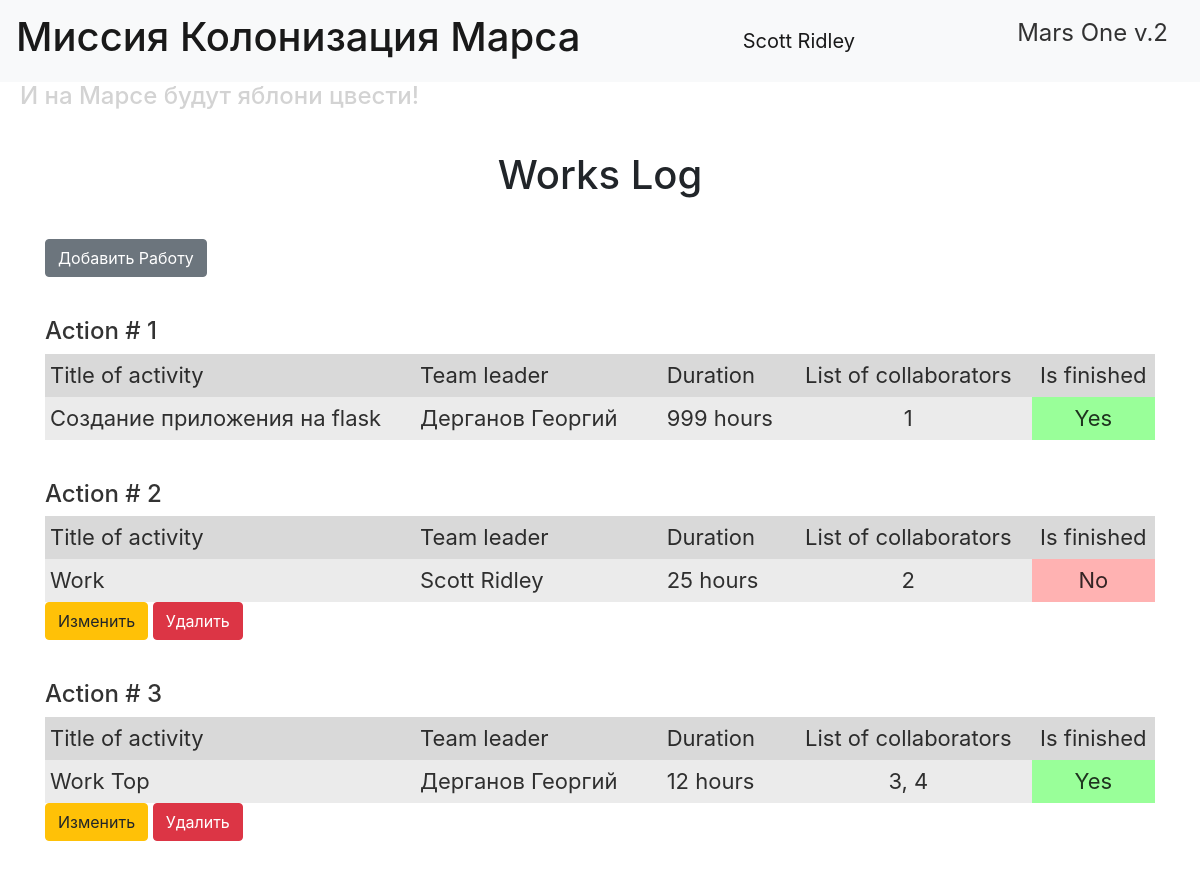
/ (signed in), run on the app's committed database.
### data/users.py (models this page shows, shortened)
class User(SqlAlchemyBase, UserMixin):
    __tablename__ = 'users'
    id = sqlalchemy.Column(sqlalchemy.Integer, primary_key=True, autoincrement=True)
    surname = sqlalchemy.Column(sqlalchemy.String, nullable=True)
    name = sqlalchemy.Column(sqlalchemy.String, nullable=True)
    age = sqlalchemy.Column(sqlalchemy.Integer, nullable=True)
    position = sqlalchemy.Column(sqlalchemy.String, nullable=True)
    speciality = sqlalchemy.Column(sqlalchemy.String, nullable=True)
    address = sqlalchemy.Column(sqlalchemy.String, nullable=True)
    email = sqlalchemy.Column(sqlalchemy.String, unique=True, nullable=True)
    hashed_password = sqlalchemy.Column(sqlalchemy.String, nullable=True)
    modified_date = sqlalchemy.Column(sqlalchemy.DateTime, default=datetime.datetime.now)
    jobs = orm.relation("Jobs", back_populates='user')

### data/jobs.py (models this page shows)
class Jobs(SqlAlchemyBase):
    __tablename__ = 'jobs'
    id = sqlalchemy.Column(sqlalchemy.Integer, primary_key=True, autoincrement=True)
    team_leader = sqlalchemy.Column(sqlalchemy.Integer, nullable=True)
    job = sqlalchemy.Column(sqlalchemy.String, nullable=True)
    work_size = sqlalchemy.Column(sqlalchemy.Integer, nullable=True)
    collaborators = sqlalchemy.Column(sqlalchemy.String, nullable=True)
    start_date = sqlalchemy.Column(sqlalchemy.DateTime, nullable=True)
    end_date = sqlalchemy.Column(sqlalchemy.DateTime, nullable=True)
    is_finished = sqlalchemy.Column(sqlalchemy.Boolean, nullable=True)
    user_id = sqlalchemy.Column(sqlalchemy.Integer, sqlalchemy.ForeignKey("users.id"))
    user = orm.relation('User')

### main.py (the view)
@app.route('/')
def main():
    session = db_session.create_session()
    users = session.query(User).all()
    jobs = session.query(Jobs).all()
    return render_template('index.html', title='Главная', users=users, jobs=jobs)

### data/db_session.py (called while the page is built)
def create_session() -> Session:
    global __factory
    return __factory()

### main.py (called while the page is built)
@login_manager.user_loader
def load_user(user_id):
    session = db_session.create_session()
    return session.query(User).get(user_id)

### templates/index.html
{% extends "base.html" %}
{% block content %}
    <h1 class="title">Works Log</h1>
    {% if current_user.is_authenticated %}
        <a href="add_job" class="btn btn-secondary">Добавить Работу</a>
    {% endif %}
    {% for job in jobs %}
        <div class="action_item">
            <h2 class="action">Action # {{ loop.index }}</h2>
            <table>
                <tr class="row1">
                    <td>Title of activity</td>
                    <td>Team leader</td>
                    <td>Duration</td>
                    <td style="text-align: center">List of collaborators</td>
                    <td style="text-align: center">Is finished</td>
                </tr>
                <tr class="row2">
                    <td class="job">{{ job.job }}</td>
                    {% for user in users %}
                        {% if user.id == job.team_leader %}
                            <td class="leader">{{ user.surname }} {{ user.name }}</td>
                        {% endif %}
                    {% endfor %}
                    <td class="work-size">{{ job.work_size }} hours</td>
                    <td class="collaborators">{{ job.collaborators }}</td>
                    {% if job.is_finished == True %}
                        <td class="is_finished" style="background:rgba(0,255,0,0.4)">Yes</td>
                    {% else %}
                        <td class="is_finished" style="background:rgba(255,0,0,0.3)">No</td>
                    {% endif %}
                </tr>
            </table>
            {% if current_user.is_authenticated and (current_user == job.user or current_user.id == job.team_leader) %}
                <div>
                    <a href="/job_change/{{ job.id }}" class="btn btn-warning">Изменить</a>
                    <a href="/job_delete/{{ job.id }}" class="btn btn-danger">Удалить</a>
                </div>
            {% endif %}
        </div>
    {% endfor %}
{% endblock %}

### templates/base.html (shortened to what this page needs)
<!doctype html>
<html lang="en">
    <head>
        <link rel="stylesheet"
              href="https://stackpath.bootstrapcdn.com/bootstrap/4.4.1/css/bootstrap.min.css"
>
        <link rel="stylesheet" type="text/css" href="{{ url_for('static', filename='css/style.css') }}">
    </head>
    <body>
        <header>
            <nav class="navbar navbar-light bg-light">
                <a class="navbar-brand" href="/"><h1>Миссия Колонизация Марса</h1></a>
                {% if current_user.is_authenticated %}
                    <a class="navbar-brand" href="/logout">{{ current_user.surname }} {{ current_user.name }}</a>
                {% else %}
                    <p>
                        <a class="btn btn-primary" href="/register">Зарегистрироваться</a>
                        <a class="btn btn-success" href="/login">Войти</a>
                    </p>
                {% endif %}
                <a class="navbar-brand" href="/"><p>Mars One v.2</p></a>
            </nav>
            <h4>И на Марсе будут яблони цвести!</h4>
        </header>
        <main role="main" class="container">
            <div>
                {% block content %}{% endblock %}
            </div>
        </main>
    </body>
</html>

### static/css/style.css (style rules this page uses)
h4 { color: lightgrey; margin-left: 20px; }
p { font-size: 24px; color: rgba(0,0,0,0.8); }
.title { text-align: center; margin: 40px 40px; }
table { width: 100%; font-size: 22px; color: rgba(0,0,0,0.8); margin: auto; }
.row1 { background: rgba(0,0,0,0.15); }
td { padding: 5px 5px; }
.action_item { margin: 40px auto; }
.action { font-size: 24px; color: rgba(0,0,0,0.8); }
.job { width: 30%; background: rgba(0,0,0,0.08); }
.leader { width: 20%; background: rgba(0,0,0,0.08); }
.work-size { width: 10%; background: rgba(0,0,0,0.08); }
.collaborators { width: 20%; text-align: center; background: rgba(0,0,0,0.08); }
.is_finished { width: 10%; text-align: center; }

### data on the page
User: surname "Scott", name "Ridley"
Jobs: job "Создание приложения на flask", work_size "999", collaborators "1", is_finished "Yes"
User: surname "Дерганов", name "Георгий"
Jobs: job "Work", work_size "25", collaborators "2", is_finished "No"
Jobs: job "Work Top", work_size "12", collaborators "3, 4", is_finished "Yes"
